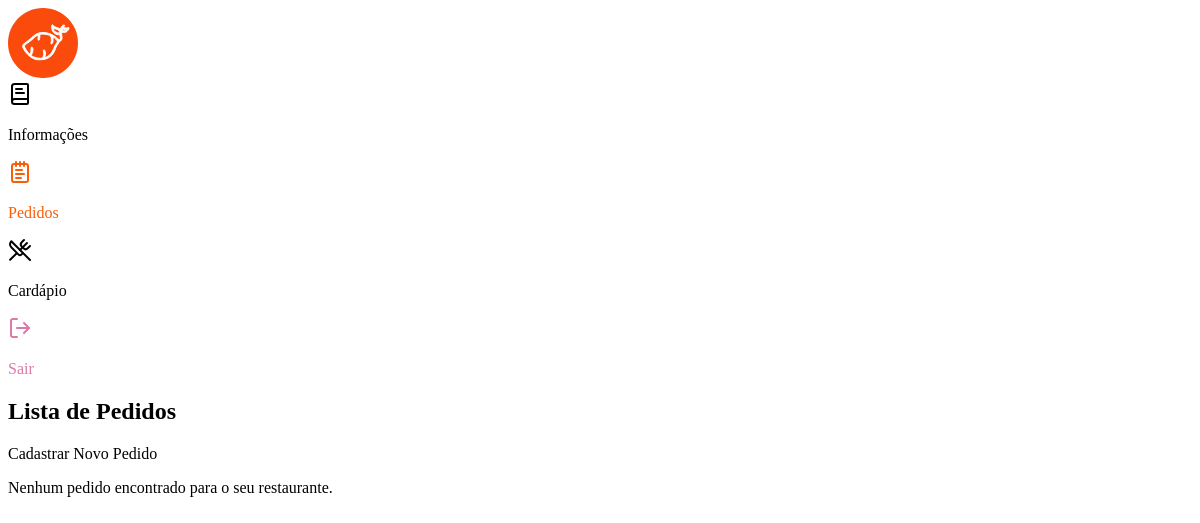
/dash/pedidos/ (signed in), run on an earlier commit of the app's database.
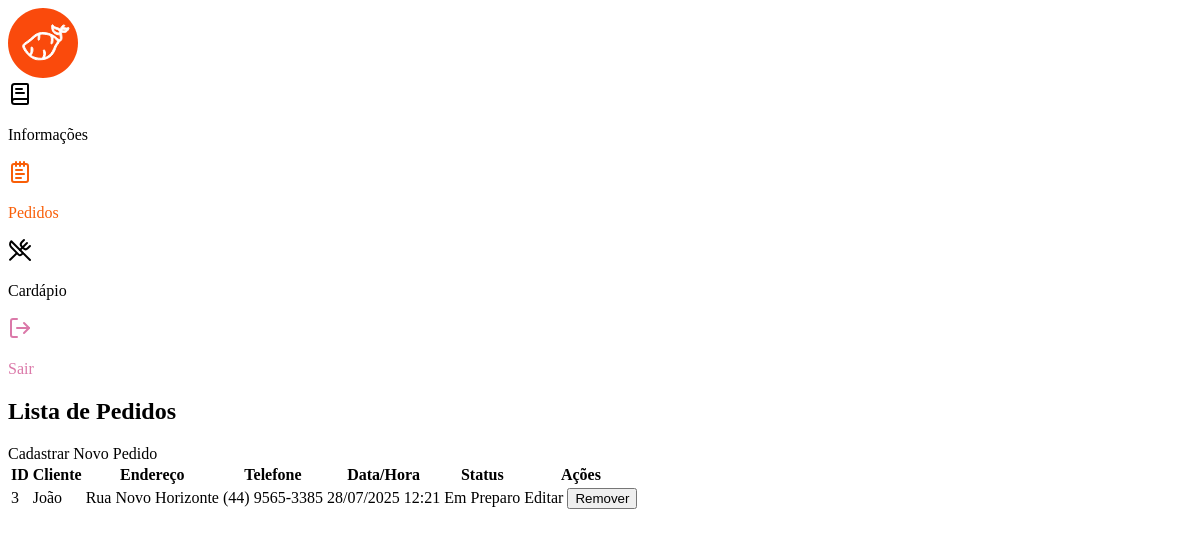
And on a later commit of the database.
### dashboard/models.py (models this page shows, shortened)
class Pedido(models.Model):
    STATUS_PEDIDO_CHOICES = [
        ('pendente', 'Pendente'),
        ('em_preparo', 'Em Preparo'),
        ('a_caminho', 'A Caminho'),
        ('entregue', 'Entregue'),
        ('cancelado', 'Cancelado'),
    ]
    cliente_nome = models.CharField(max_length=255)
    cliente_endereco = models.CharField(max_length=255)
    cliente_telefone = models.CharField(max_length=20)
    data_hora = models.DateTimeField(auto_now_add=True)
    status = models.CharField(
        max_length=20, choices=STATUS_PEDIDO_CHOICES, default='pendente')
    restaurante = models.ForeignKey(
        Restaurante, on_delete=models.CASCADE, related_name='pedidos')

### dashboard/views.py (the view)
# urls.py: path('pedidos/', listar_pedidos, name="listar_pedidos"),
@login_required
def listar_pedidos(request):
    restaurante = get_object_or_404(Restaurante, user=request.user)
    pedidos = Pedido.objects.filter(restaurante=restaurante).order_by('-data_hora') # Ordena pelos mais recentes
    contexto = {
        'pedidos': pedidos
    }
    return render(request, 'pedidos/home.html', contexto)

### dashboard/templates/pedidos/home.html (shortened to what this page needs)
{% extends 'page_base.html' %}
{% load static %}
{% block sidebar_options %}
<a href="{% url 'home_info' %}">
 <i data-lucide="book-text"></i>
 <p>Informações</p>
</a>
<a href="{% url 'listar_pedidos' %}" class="active">
 <i data-lucide="notepad-text"></i>
 <p>Pedidos</p>
</a>
<a href="{% url 'listar_itens_cardapio' %}">
 <i data-lucide="utensils-crossed"></i>
 <p>Cardápio</p>
</a>
{% endblock %}
{% block main_content %}
    <div class="container my-4">
        <h2>Lista de Pedidos</h2>
        <div class="mb-3">
            <a href="{% url 'cadastrar_pedido' %}" class="btn btn-primary">Cadastrar Novo Pedido</a>
        </div>
        {% if pedidos %}
            <div class="table-responsive">
                <table class="table table-striped table-bordered">
                    <thead>
                        <tr>
                            <th>ID</th>
                            <th>Cliente</th>
                            <th>Endereço</th>
                            <th>Telefone</th>
                            <th>Data/Hora</th>
                            <th>Status</th>
                            <th>Ações</th>
                        </tr>
                    </thead>
                    <tbody>
                        {% for pedido in pedidos %}
                            <tr>
                                <td><a href="{% url 'detalhar_pedido' pedido.id %}">{{ pedido.id }}</a></td>
                                <td>{{ pedido.cliente_nome }}</td>
                                <td>{{ pedido.cliente_endereco }}</td>
                                <td>{{ pedido.cliente_telefone }}</td>
                                <td>{{ pedido.data_hora|date:"d/m/Y H:i" }}</td>
                                <td>{{ pedido.get_status_display }}</td>
                                <td>
                                    <a href="{% url 'editar_pedido' pedido.id %}" class="btn btn-sm btn-info">Editar</a>
                                    <form action="{% url 'remover_pedido' pedido.id %}" method="post" style="display:inline;" onsubmit="return confirm('Tem certeza que deseja remover este pedido?');">
                                        <button type="submit" class="btn btn-sm btn-danger">Remover</button>
                                    </form>
                                </td>
                            </tr>
                        {% endfor %}
                    </tbody>
                </table>
            </div>
        {% else %}
            <p>Nenhum pedido encontrado para o seu restaurante.</p>
        {% endif %}
    </div>
{% endblock main_content %}

### dashboard/templates/page_base.html (shortened to what this page needs)
<!DOCTYPE html>
{% load static %}
<html>
<head>
  <link rel='stylesheet' type='text/css' media='screen' href="{% static 'css/page.css' %}">
</head>
<body>
  <aside>
    <img src="{% static 'image/logo.svg' %}" alt="Logo">
    <nav>
      {% block sidebar_options %}
      {% endblock %}
    </nav>
    <a class="exit" href="{% url 'logout' %}">
      <i data-lucide="log-out"></i>
      <p>Sair</p>
    </a>
  </aside>
  <main>
    {% block main_content %}
    {% endblock %}
  </main>
</body>
</html>

### dashboard/static/css/page.css (style rules this page uses)
:root { --orange-1: #F95E07; --orange-2: #FA4A0C; --red-1: #DB79A9; --green-1: #9DC8A5; }
a { color: black; text-decoration: none; }
.active { color: var(--orange-1); }
.exit { color: var(--red-1); }

What changed in the data, as far as the page shows it:
added Pedido: id "3", cliente_nome "João", cliente_endereco "Rua Novo Horizonte", cliente_telefone "(44) 9565-3385", data_hora "28/07/2025 12:21", status "Em Preparo"
Also different on the page:
text no longer shown: "Nenhum pedido encontrado para o seu restaurante."
text now shown: "ID Cliente Endereço Telefone Data/Hora Status Ações"
